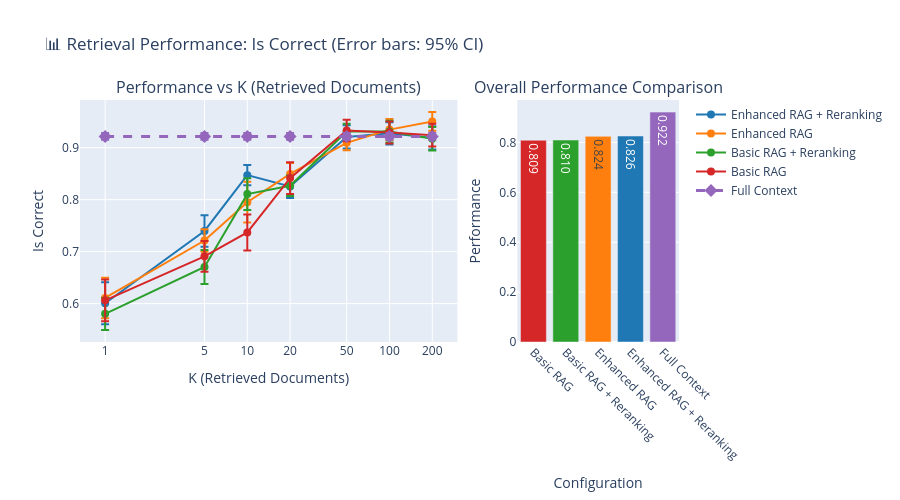
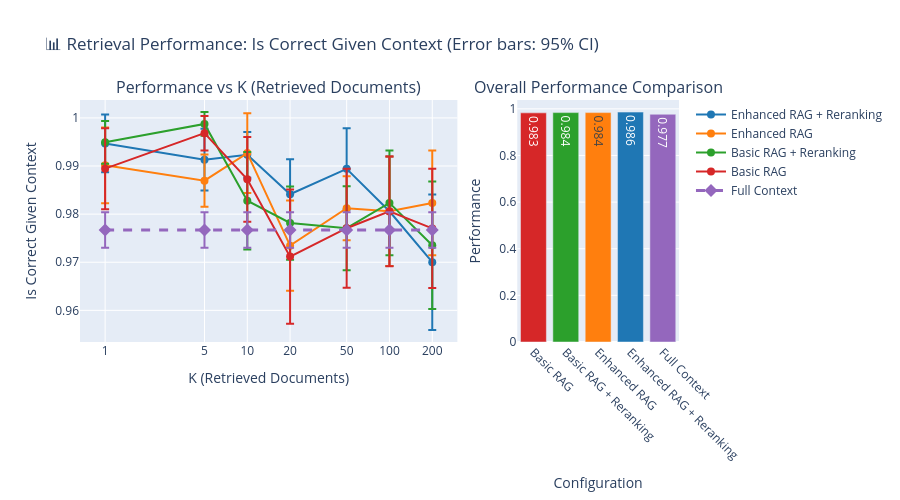
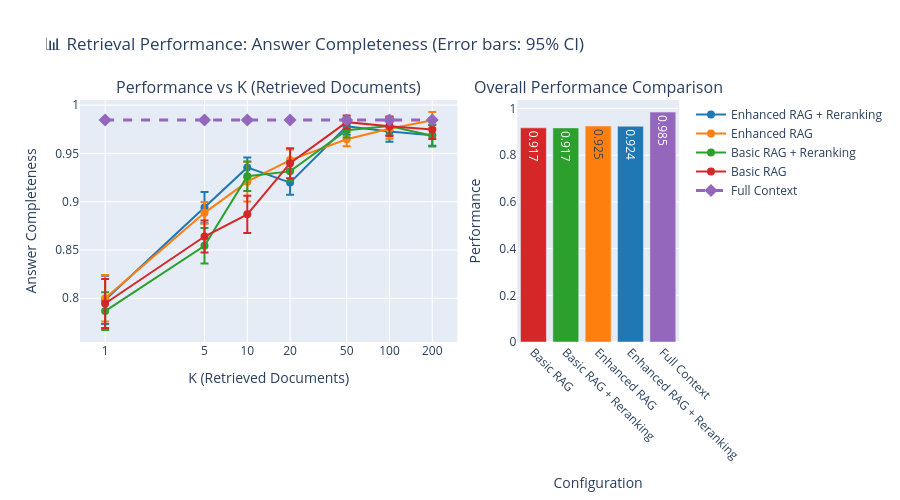
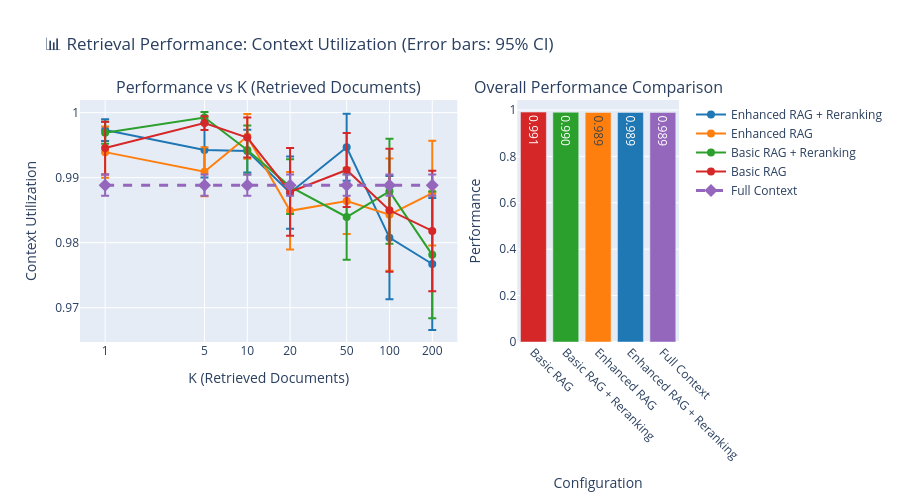

Here is the notebook cell these charts were saved with, in order:
### Markdown cell above
## 📈 Comprehensive Visualization Suite

### 2. Retrieval Performance Grid: Enhanced/Basic × Rerank/No-Rerank

### Code cell
import sys
sys.path.append('../..')
from context_is_king import IMG_DIR
from updated_plotting_functions import plot_retrieval_grid_with_full_context
for metric in key_metrics + ['retrieval_benchmarks_recall@5']:
    if metric in df.columns:
        fig = plot_retrieval_grid_with_full_context(df, metric)
        if fig:
            fig.write_image(IMG_DIR / f'reranking_experiment_retrieval_performance_grid_{metric}.svg', height=500, width=900)
            fig.show()
    else:
        print(f"⚠️  Skipping {metric} - not available")

### Figure 1 — Plotly figure (JSON) as saved in the notebook; plotly's stock layout.template omitted (floating-point values rounded to 4 significant figures)
{"data": [{"error_y": {"array": [0.04047, 0.03034, 0.01957, 0.02213, 0.02232, 0.02138, 0.02254], "type": "data"}, "line": {"color": "#1f77b4", "width": 2}, "marker": {"size": 8}, "mode": "lines+markers", "name": "Enhanced RAG + Reranking", "showlegend": true, "type": "scatter", "x": [1, 5, 10, 20, 50, 100, 200], "xaxis": "x", "y": [0.6007, 0.7398, 0.8472, 0.8254, 0.9206, 0.9277, 0.9189], "yaxis": "y"}, {"error_y": {"array": [0.03883, 0.02141, 0.03923, 0.02088, 0.0141, 0.02039, 0.01792], "type": "data"}, "line": {"color": "#ff7f0e", "width": 2}, "marker": {"size": 8}, "mode": "lines+markers", "name": "Enhanced RAG", "showlegend": true, "type": "scatter", "x": [1, 5, 10, 20, 50, 100, 200], "xaxis": "x", "y": [0.6108, 0.7214, 0.7951, 0.8496, 0.9093, 0.9347, 0.9505], "yaxis": "y"}, {"error_y": {"array": [0.03089, 0.03268, 0.03046, 0.01972, 0.01475, 0.02093, 0.02276], "type": "data"}, "line": {"color": "#2ca02c", "width": 2}, "marker": {"size": 8}, "mode": "lines+markers", "name": "Basic RAG + Reranking", "showlegend": true, "type": "scatter", "x": [1, 5, 10, 20, 50, 100, 200], "xaxis": "x", "y": [0.5803, 0.6704, 0.8106, 0.8266, 0.9312, 0.9311, 0.9171], "yaxis": "y"}, {"error_y": {"array": [0.04026, 0.02951, 0.03456, 0.03048, 0.02064, 0.02118, 0.02189], "type": "data"}, "line": {"color": "#d62728", "width": 2}, "marker": {"size": 8}, "mode": "lines+markers", "name": "Basic RAG", "showlegend": true, "type": "scatter", "x": [1, 5, 10, 20, 50, 100, 200], "xaxis": "x", "y": [0.6063, 0.691, 0.7368, 0.8414, 0.933, 0.9293, 0.924], "yaxis": "y"}, {"error_y": {"array": [0.006543, 0.006543, 0.006543, 0.006543, 0.006543, 0.006543, 0.006543], "type": "data"}, "line": {"color": "#9467bd", "dash": "dash", "width": 3}, "marker": {"size": 10, "symbol": "diamond"}, "mode": "lines+markers", "name": "Full Context", "showlegend": true, "type": "scatter", "x": [1, 5, 10, 20, 50, 100, 200], "xaxis": "x", "y": [0.9216, 0.9216, 0.9216, 0.9216, 0.9216, 0.9216, 0.9216], "yaxis": "y"}, {"marker": {"color": ["#d62728", "#2ca02c", "#ff7f0e", "#1f77b4", "#9467bd"]}, "showlegend": false, "text": ["0.809", "0.810", "0.824", "0.826", "0.922"], "textposition": "auto", "type": "bar", "x": ["Basic RAG", "Basic RAG + Reranking", "Enhanced RAG", "Enhanced RAG + Reranking", "Full Context"], "xaxis": "x2", "y": [0.8089, 0.8096, 0.8245, 0.8257, 0.9216], "yaxis": "y2"}], "layout": {"annotations": [{"font": {"size": 16}, "showarrow": false, "text": "Performance vs K (Retrieved Documents)", "x": 0.315, "xanchor": "center", "xref": "paper", "y": 1, "yanchor": "bottom", "yref": "paper"}, {"font": {"size": 16}, "showarrow": false, "text": "Overall Performance Comparison", "x": 0.865, "xanchor": "center", "xref": "paper", "y": 1, "yanchor": "bottom", "yref": "paper"}], "height": 500, "legend": {"orientation": "v", "x": 1.02, "xanchor": "left", "y": 1, "yanchor": "top"}, "title": {"text": "📊 Retrieval Performance: Is Correct (Error bars: 95% CI)"}, "xaxis": {"anchor": "y", "domain": [0, 0.63], "ticktext": ["1", "5", "10", "20", "50", "100", "200"], "tickvals": [1, 5, 10, 20, 50, 100, 200], "title": {"text": "K (Retrieved Documents)"}, "type": "log"}, "xaxis2": {"anchor": "y2", "domain": [0.73, 1], "tickangle": 45, "title": {"text": "Configuration"}}, "yaxis": {"anchor": "x", "domain": [0, 1], "title": {"text": "Is Correct"}}, "yaxis2": {"anchor": "x2", "domain": [0, 1], "title": {"text": "Performance"}}}}

### Figure 2 — Plotly figure (JSON) as saved in the notebook; plotly's stock layout.template omitted (floating-point values rounded to 4 significant figures)
{"data": [{"error_y": {"array": [0.006, 0.006411, 0.004748, 0.007285, 0.008448, 0.01139, 0.01408], "type": "data"}, "line": {"color": "#1f77b4", "width": 2}, "marker": {"size": 8}, "mode": "lines+markers", "name": "Enhanced RAG + Reranking", "showlegend": true, "type": "scatter", "x": [1, 5, 10, 20, 50, 100, 200], "xaxis": "x", "y": [0.9947, 0.9913, 0.9923, 0.9841, 0.9894, 0.9806, 0.97], "yaxis": "y"}, {"error_y": {"array": [0.007866, 0.005419, 0.008284, 0.009387, 0.006662, 0.01139, 0.01089], "type": "data"}, "line": {"color": "#ff7f0e", "width": 2}, "marker": {"size": 8}, "mode": "lines+markers", "name": "Enhanced RAG", "showlegend": true, "type": "scatter", "x": [1, 5, 10, 20, 50, 100, 200], "xaxis": "x", "y": [0.9901, 0.987, 0.9927, 0.9735, 0.9812, 0.9806, 0.9823], "yaxis": "y"}, {"error_y": {"array": [0.00445, 0.00246, 0.01011, 0.007615, 0.008725, 0.01089, 0.01325], "type": "data"}, "line": {"color": "#2ca02c", "width": 2}, "marker": {"size": 8}, "mode": "lines+markers", "name": "Basic RAG + Reranking", "showlegend": true, "type": "scatter", "x": [1, 5, 10, 20, 50, 100, 200], "xaxis": "x", "y": [0.9949, 0.9987, 0.9828, 0.9782, 0.9771, 0.9823, 0.9735], "yaxis": "y"}, {"error_y": {"array": [0.008418, 0.003593, 0.008809, 0.01396, 0.01236, 0.01141, 0.01238], "type": "data"}, "line": {"color": "#d62728", "width": 2}, "marker": {"size": 8}, "mode": "lines+markers", "name": "Basic RAG", "showlegend": true, "type": "scatter", "x": [1, 5, 10, 20, 50, 100, 200], "xaxis": "x", "y": [0.9895, 0.9968, 0.9872, 0.9712, 0.9771, 0.9806, 0.977], "yaxis": "y"}, {"error_y": {"array": [0.003672, 0.003672, 0.003672, 0.003672, 0.003672, 0.003672, 0.003672], "type": "data"}, "line": {"color": "#9467bd", "dash": "dash", "width": 3}, "marker": {"size": 10, "symbol": "diamond"}, "mode": "lines+markers", "name": "Full Context", "showlegend": true, "type": "scatter", "x": [1, 5, 10, 20, 50, 100, 200], "xaxis": "x", "y": [0.9767, 0.9767, 0.9767, 0.9767, 0.9767, 0.9767, 0.9767], "yaxis": "y"}, {"marker": {"color": ["#d62728", "#2ca02c", "#ff7f0e", "#1f77b4", "#9467bd"]}, "showlegend": false, "text": ["0.983", "0.984", "0.984", "0.986", "0.977"], "textposition": "auto", "type": "bar", "x": ["Basic RAG", "Basic RAG + Reranking", "Enhanced RAG", "Enhanced RAG + Reranking", "Full Context"], "xaxis": "x2", "y": [0.9828, 0.9839, 0.9839, 0.9861, 0.9767], "yaxis": "y2"}], "layout": {"annotations": [{"font": {"size": 16}, "showarrow": false, "text": "Performance vs K (Retrieved Documents)", "x": 0.315, "xanchor": "center", "xref": "paper", "y": 1, "yanchor": "bottom", "yref": "paper"}, {"font": {"size": 16}, "showarrow": false, "text": "Overall Performance Comparison", "x": 0.865, "xanchor": "center", "xref": "paper", "y": 1, "yanchor": "bottom", "yref": "paper"}], "height": 500, "legend": {"orientation": "v", "x": 1.02, "xanchor": "left", "y": 1, "yanchor": "top"}, "title": {"text": "📊 Retrieval Performance: Is Correct Given Context (Error bars: 95% CI)"}, "xaxis": {"anchor": "y", "domain": [0, 0.63], "ticktext": ["1", "5", "10", "20", "50", "100", "200"], "tickvals": [1, 5, 10, 20, 50, 100, 200], "title": {"text": "K (Retrieved Documents)"}, "type": "log"}, "xaxis2": {"anchor": "y2", "domain": [0.73, 1], "tickangle": 45, "title": {"text": "Configuration"}}, "yaxis": {"anchor": "x", "domain": [0, 1], "title": {"text": "Is Correct Given Context"}}, "yaxis2": {"anchor": "x2", "domain": [0, 1], "title": {"text": "Performance"}}}}

### Figure 3 — Plotly figure (JSON) as saved in the notebook; plotly's stock layout.template omitted (floating-point values rounded to 4 significant figures)
{"data": [{"error_y": {"array": [0.02499, 0.01623, 0.01035, 0.0127, 0.008839, 0.01057, 0.01094], "type": "data"}, "line": {"color": "#1f77b4", "width": 2}, "marker": {"size": 8}, "mode": "lines+markers", "name": "Enhanced RAG + Reranking", "showlegend": true, "type": "scatter", "x": [1, 5, 10, 20, 50, 100, 200], "xaxis": "x", "y": [0.7982, 0.8939, 0.9355, 0.9198, 0.9781, 0.9726, 0.9688], "yaxis": "y"}, {"error_y": {"array": [0.02417, 0.01127, 0.02062, 0.01084, 0.007217, 0.01021, 0.008342], "type": "data"}, "line": {"color": "#ff7f0e", "width": 2}, "marker": {"size": 8}, "mode": "lines+markers", "name": "Enhanced RAG", "showlegend": true, "type": "scatter", "x": [1, 5, 10, 20, 50, 100, 200], "xaxis": "x", "y": [0.8, 0.8885, 0.9207, 0.9431, 0.9647, 0.9755, 0.9845], "yaxis": "y"}, {"error_y": {"array": [0.01947, 0.01837, 0.01528, 0.01032, 0.007479, 0.009382, 0.01112], "type": "data"}, "line": {"color": "#2ca02c", "width": 2}, "marker": {"size": 8}, "mode": "lines+markers", "name": "Basic RAG + Reranking", "showlegend": true, "type": "scatter", "x": [1, 5, 10, 20, 50, 100, 200], "xaxis": "x", "y": [0.7867, 0.8544, 0.9263, 0.9314, 0.9741, 0.9783, 0.9683], "yaxis": "y"}, {"error_y": {"array": [0.02535, 0.01649, 0.01925, 0.01552, 0.006941, 0.01018, 0.009832], "type": "data"}, "line": {"color": "#d62728", "width": 2}, "marker": {"size": 8}, "mode": "lines+markers", "name": "Basic RAG", "showlegend": true, "type": "scatter", "x": [1, 5, 10, 20, 50, 100, 200], "xaxis": "x", "y": [0.7945, 0.8639, 0.8869, 0.9399, 0.9824, 0.9781, 0.9747], "yaxis": "y"}, {"error_y": {"array": [0.001546, 0.001546, 0.001546, 0.001546, 0.001546, 0.001546, 0.001546], "type": "data"}, "line": {"color": "#9467bd", "dash": "dash", "width": 3}, "marker": {"size": 10, "symbol": "diamond"}, "mode": "lines+markers", "name": "Full Context", "showlegend": true, "type": "scatter", "x": [1, 5, 10, 20, 50, 100, 200], "xaxis": "x", "y": [0.9846, 0.9846, 0.9846, 0.9846, 0.9846, 0.9846, 0.9846], "yaxis": "y"}, {"marker": {"color": ["#d62728", "#2ca02c", "#ff7f0e", "#1f77b4", "#9467bd"]}, "showlegend": false, "text": ["0.917", "0.917", "0.925", "0.924", "0.985"], "textposition": "auto", "type": "bar", "x": ["Basic RAG", "Basic RAG + Reranking", "Enhanced RAG", "Enhanced RAG + Reranking", "Full Context"], "xaxis": "x2", "y": [0.9172, 0.9171, 0.9253, 0.9239, 0.9846], "yaxis": "y2"}], "layout": {"annotations": [{"font": {"size": 16}, "showarrow": false, "text": "Performance vs K (Retrieved Documents)", "x": 0.315, "xanchor": "center", "xref": "paper", "y": 1, "yanchor": "bottom", "yref": "paper"}, {"font": {"size": 16}, "showarrow": false, "text": "Overall Performance Comparison", "x": 0.865, "xanchor": "center", "xref": "paper", "y": 1, "yanchor": "bottom", "yref": "paper"}], "height": 500, "legend": {"orientation": "v", "x": 1.02, "xanchor": "left", "y": 1, "yanchor": "top"}, "title": {"text": "📊 Retrieval Performance: Answer Completeness (Error bars: 95% CI)"}, "xaxis": {"anchor": "y", "domain": [0, 0.63], "ticktext": ["1", "5", "10", "20", "50", "100", "200"], "tickvals": [1, 5, 10, 20, 50, 100, 200], "title": {"text": "K (Retrieved Documents)"}, "type": "log"}, "xaxis2": {"anchor": "y2", "domain": [0.73, 1], "tickangle": 45, "title": {"text": "Configuration"}}, "yaxis": {"anchor": "x", "domain": [0, 1], "title": {"text": "Answer Completeness"}}, "yaxis2": {"anchor": "x2", "domain": [0, 1], "title": {"text": "Performance"}}}}

### Figure 4 — Plotly figure (JSON) as saved in the notebook; plotly's stock layout.template omitted (floating-point values rounded to 4 significant figures)
{"data": [{"error_y": {"array": [0.001671, 0.004209, 0.003285, 0.005551, 0.005159, 0.009467, 0.01013], "type": "data"}, "line": {"color": "#1f77b4", "width": 2}, "marker": {"size": 8}, "mode": "lines+markers", "name": "Enhanced RAG + Reranking", "showlegend": true, "type": "scatter", "x": [1, 5, 10, 20, 50, 100, 200], "xaxis": "x", "y": [0.9973, 0.9942, 0.9941, 0.9877, 0.9947, 0.9808, 0.9767], "yaxis": "y"}, {"error_y": {"array": [0.003923, 0.003776, 0.003443, 0.005968, 0.005088, 0.008633, 0.008059], "type": "data"}, "line": {"color": "#ff7f0e", "width": 2}, "marker": {"size": 8}, "mode": "lines+markers", "name": "Enhanced RAG", "showlegend": true, "type": "scatter", "x": [1, 5, 10, 20, 50, 100, 200], "xaxis": "x", "y": [0.9939, 0.9909, 0.9963, 0.9849, 0.9864, 0.9843, 0.9876], "yaxis": "y"}, {"error_y": {"array": [0.001685, 0.0008331, 0.003756, 0.004199, 0.006564, 0.008071, 0.009741], "type": "data"}, "line": {"color": "#2ca02c", "width": 2}, "marker": {"size": 8}, "mode": "lines+markers", "name": "Basic RAG + Reranking", "showlegend": true, "type": "scatter", "x": [1, 5, 10, 20, 50, 100, 200], "xaxis": "x", "y": [0.9969, 0.9992, 0.9943, 0.9886, 0.984, 0.9879, 0.9781], "yaxis": "y"}, {"error_y": {"array": [0.004063, 0.001055, 0.003072, 0.006745, 0.005688, 0.009444, 0.009276], "type": "data"}, "line": {"color": "#d62728", "width": 2}, "marker": {"size": 8}, "mode": "lines+markers", "name": "Basic RAG", "showlegend": true, "type": "scatter", "x": [1, 5, 10, 20, 50, 100, 200], "xaxis": "x", "y": [0.9946, 0.9984, 0.9962, 0.9878, 0.9912, 0.985, 0.9818], "yaxis": "y"}, {"error_y": {"array": [0.001622, 0.001622, 0.001622, 0.001622, 0.001622, 0.001622, 0.001622], "type": "data"}, "line": {"color": "#9467bd", "dash": "dash", "width": 3}, "marker": {"size": 10, "symbol": "diamond"}, "mode": "lines+markers", "name": "Full Context", "showlegend": true, "type": "scatter", "x": [1, 5, 10, 20, 50, 100, 200], "xaxis": "x", "y": [0.9888, 0.9888, 0.9888, 0.9888, 0.9888, 0.9888, 0.9888], "yaxis": "y"}, {"marker": {"color": ["#d62728", "#2ca02c", "#ff7f0e", "#1f77b4", "#9467bd"]}, "showlegend": false, "text": ["0.991", "0.990", "0.989", "0.989", "0.989"], "textposition": "auto", "type": "bar", "x": ["Basic RAG", "Basic RAG + Reranking", "Enhanced RAG", "Enhanced RAG + Reranking", "Full Context"], "xaxis": "x2", "y": [0.9907, 0.9899, 0.9892, 0.9894, 0.9888], "yaxis": "y2"}], "layout": {"annotations": [{"font": {"size": 16}, "showarrow": false, "text": "Performance vs K (Retrieved Documents)", "x": 0.315, "xanchor": "center", "xref": "paper", "y": 1, "yanchor": "bottom", "yref": "paper"}, {"font": {"size": 16}, "showarrow": false, "text": "Overall Performance Comparison", "x": 0.865, "xanchor": "center", "xref": "paper", "y": 1, "yanchor": "bottom", "yref": "paper"}], "height": 500, "legend": {"orientation": "v", "x": 1.02, "xanchor": "left", "y": 1, "yanchor": "top"}, "title": {"text": "📊 Retrieval Performance: Context Utilization (Error bars: 95% CI)"}, "xaxis": {"anchor": "y", "domain": [0, 0.63], "ticktext": ["1", "5", "10", "20", "50", "100", "200"], "tickvals": [1, 5, 10, 20, 50, 100, 200], "title": {"text": "K (Retrieved Documents)"}, "type": "log"}, "xaxis2": {"anchor": "y2", "domain": [0.73, 1], "tickangle": 45, "title": {"text": "Configuration"}}, "yaxis": {"anchor": "x", "domain": [0, 1], "title": {"text": "Context Utilization"}}, "yaxis2": {"anchor": "x2", "domain": [0, 1], "title": {"text": "Performance"}}}}
